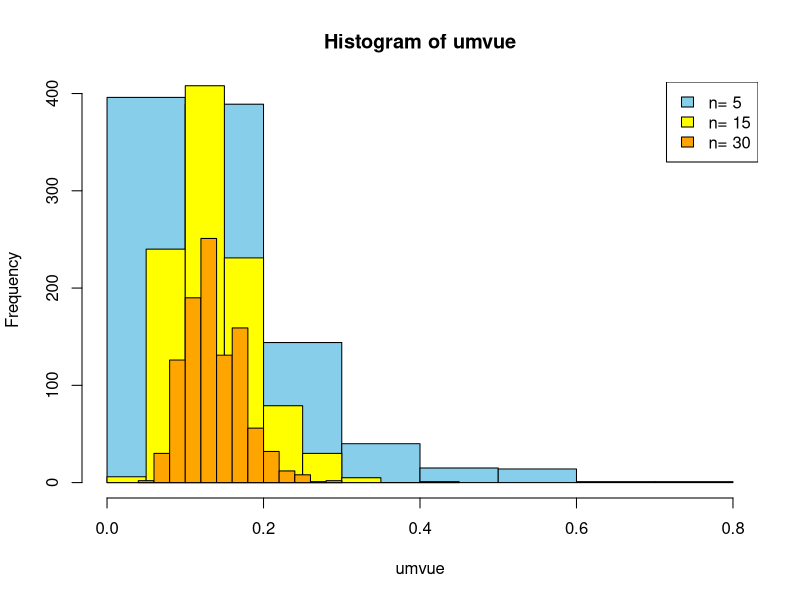
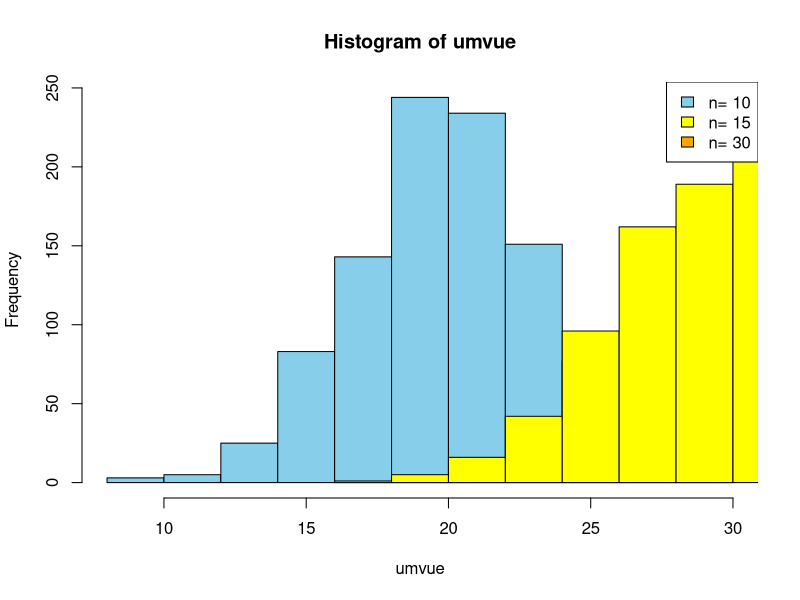

Write R code to recreate these figures, in order.
## ---- chunk 1
set.seed(123)
n=c(5,15,30)
lambda=2
sam_mean=sam_var=numeric(length(n))
crlb=numeric(length(n))
umvue_list=list()

for (i in 1:length(n)){
  x=matrix(rpois(1000*n[i],2),nrow=1000,ncol=n[i])
  x_bar=apply(x,1,sum)
  umvue=(1-(1/n[i]))^x_bar
  sam_mean[i]=mean(umvue)
  sam_var[i]=var(umvue)
  umvue_list[[i]]=umvue
  
  crlb[i]=(lambda*exp(-2*lambda))/n[i]
}

cbind(n,sam_mean,sam_var,crlb)


hist(umvue_list[[1]],col="skyblue",main="Histogram of umvue",xlab="umvue")
hist(umvue_list[[2]],col="yellow",add=T)
hist(umvue_list[[3]],col="orange",add=T)
legend("topright",legend=paste("n=",n),fill=c("skyblue","yellow","orange"))

## ---- chunk 2
set.seed(123)
n=c(10,15,30)
thetha=2
sam_mean=sam_var=numeric(length(n))
crlb=numeric(length(n))
umvue_list=list()

for (i in 1:length(n)){
  x=matrix(rnorm(1000*n[i],2),nrow=1000,ncol=n[i])
  umvue=apply(x,1,sum)
  sam_mean[i]=mean(umvue)
  sam_var[i]=var(umvue)
  umvue_list[[i]]=umvue
  
  crlb[i]=(1/n)
}
  cbind(n,sam_mean,sam_var,crlb)

hist(umvue_list[[1]],col="skyblue",main="Histogram of umvue",xlab="umvue")
hist(umvue_list[[2]],col="yellow",add=T)
hist(umvue_list[[3]],col="orange",add=T)
legend("topright",legend=paste("n=",n),fill=c("skyblue","yellow","orange"))



